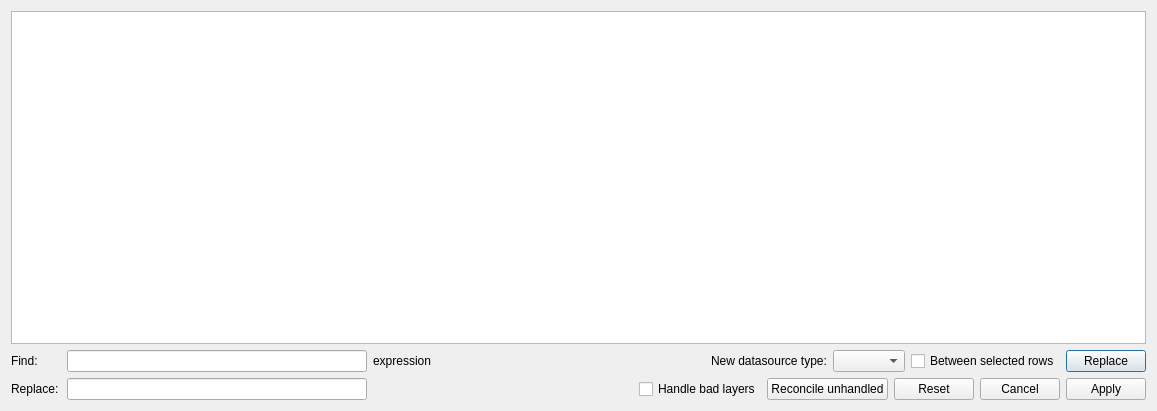
<?xml version="1.0" encoding="UTF-8"?>
<ui version="4.0">
 <class>changeDataSourceDialogBase</class>
 <widget class="QDialog" name="changeDataSourceDialogBase">
  <property name="geometry">
   <rect>
    <x>0</x>
    <y>0</y>
    <width>1157</width>
    <height>411</height>
   </rect>
  </property>
  <property name="windowTitle">
   <string>Change datasource</string>
  </property>
  <layout class="QVBoxLayout" name="verticalLayout">
   <item>
    <widget class="QTableWidget" name="layerTable">
     <property name="alternatingRowColors">
      <bool>true</bool>
     </property>
     <property name="selectionMode">
      <enum>QAbstractItemView::ExtendedSelection</enum>
     </property>
     <property name="selectionBehavior">
      <enum>QAbstractItemView::SelectRows</enum>
     </property>
     <property name="gridStyle">
      <enum>Qt::DotLine</enum>
     </property>
     <property name="sortingEnabled">
      <bool>true</bool>
     </property>
     <attribute name="horizontalHeaderHighlightSections">
      <bool>false</bool>
     </attribute>
     <attribute name="horizontalHeaderShowSortIndicator" stdset="0">
      <bool>true</bool>
     </attribute>
     <attribute name="verticalHeaderVisible">
      <bool>true</bool>
     </attribute>
    </widget>
   </item>
   <item>
    <layout class="QHBoxLayout" name="horizontalLayout">
     <item>
      <widget class="QLabel" name="label">
       <property name="sizePolicy">
        <sizepolicy hsizetype="Fixed" vsizetype="Preferred">
         <horstretch>0</horstretch>
         <verstretch>0</verstretch>
        </sizepolicy>
       </property>
       <property name="minimumSize">
        <size>
         <width>50</width>
         <height>0</height>
        </size>
       </property>
       <property name="maximumSize">
        <size>
         <width>50</width>
         <height>16777215</height>
        </size>
       </property>
       <property name="text">
        <string>Find:</string>
       </property>
      </widget>
     </item>
     <item>
      <widget class="QLineEdit" name="findEdit">
       <property name="sizePolicy">
        <sizepolicy hsizetype="MinimumExpanding" vsizetype="Preferred">
         <horstretch>0</horstretch>
         <verstretch>0</verstretch>
        </sizepolicy>
       </property>
       <property name="minimumSize">
        <size>
         <width>300</width>
         <height>0</height>
        </size>
       </property>
       <property name="maximumSize">
        <size>
         <width>500</width>
         <height>16777215</height>
        </size>
       </property>
      </widget>
     </item>
     <item>
      <widget class="QLabel" name="label_4">
       <property name="sizePolicy">
        <sizepolicy hsizetype="Fixed" vsizetype="Preferred">
         <horstretch>0</horstretch>
         <verstretch>0</verstretch>
        </sizepolicy>
       </property>
       <property name="text">
        <string>expression</string>
       </property>
      </widget>
     </item>
     <item>
      <widget class="QgsFieldExpressionWidget" name="mFieldExpressionWidget">
       <property name="sizePolicy">
        <sizepolicy hsizetype="MinimumExpanding" vsizetype="Preferred">
         <horstretch>0</horstretch>
         <verstretch>0</verstretch>
        </sizepolicy>
       </property>
       <property name="minimumSize">
        <size>
         <width>150</width>
         <height>0</height>
        </size>
       </property>
      </widget>
     </item>
     <item>
      <widget class="QLabel" name="label_3">
       <property name="sizePolicy">
        <sizepolicy hsizetype="Fixed" vsizetype="Fixed">
         <horstretch>0</horstretch>
         <verstretch>0</verstretch>
        </sizepolicy>
       </property>
       <property name="text">
        <string>New datasource type:</string>
       </property>
      </widget>
     </item>
     <item>
      <widget class="QComboBox" name="datasourceCombo">
       <property name="sizePolicy">
        <sizepolicy hsizetype="Fixed" vsizetype="Fixed">
         <horstretch>0</horstretch>
         <verstretch>0</verstretch>
        </sizepolicy>
       </property>
      </widget>
     </item>
     <item>
      <widget class="QCheckBox" name="onlySelectedCheck">
       <property name="sizePolicy">
        <sizepolicy hsizetype="Fixed" vsizetype="Fixed">
         <horstretch>0</horstretch>
         <verstretch>0</verstretch>
        </sizepolicy>
       </property>
       <property name="text">
        <string>Between selected rows</string>
       </property>
      </widget>
     </item>
     <item>
      <widget class="QPushButton" name="replaceButton">
       <property name="sizePolicy">
        <sizepolicy hsizetype="Fixed" vsizetype="Fixed">
         <horstretch>0</horstretch>
         <verstretch>0</verstretch>
        </sizepolicy>
       </property>
       <property name="text">
        <string>Replace</string>
       </property>
      </widget>
     </item>
    </layout>
   </item>
   <item>
    <layout class="QHBoxLayout" name="horizontalLayout_2">
     <item>
      <widget class="QLabel" name="label_2">
       <property name="sizePolicy">
        <sizepolicy hsizetype="Fixed" vsizetype="Preferred">
         <horstretch>0</horstretch>
         <verstretch>0</verstretch>
        </sizepolicy>
       </property>
       <property name="minimumSize">
        <size>
         <width>50</width>
         <height>0</height>
        </size>
       </property>
       <property name="maximumSize">
        <size>
         <width>50</width>
         <height>16777215</height>
        </size>
       </property>
       <property name="text">
        <string>Replace:</string>
       </property>
      </widget>
     </item>
     <item>
      <widget class="QLineEdit" name="replaceEdit">
       <property name="sizePolicy">
        <sizepolicy hsizetype="MinimumExpanding" vsizetype="Preferred">
         <horstretch>0</horstretch>
         <verstretch>0</verstretch>
        </sizepolicy>
       </property>
       <property name="minimumSize">
        <size>
         <width>300</width>
         <height>0</height>
        </size>
       </property>
       <property name="maximumSize">
        <size>
         <width>500</width>
         <height>16777215</height>
        </size>
       </property>
      </widget>
     </item>
     <item>
      <spacer name="horizontalSpacer">
       <property name="orientation">
        <enum>Qt::Horizontal</enum>
       </property>
       <property name="sizeType">
        <enum>QSizePolicy::MinimumExpanding</enum>
       </property>
       <property name="sizeHint" stdset="0">
        <size>
         <width>200</width>
         <height>20</height>
        </size>
       </property>
      </spacer>
     </item>
     <item>
      <widget class="QCheckBox" name="handleBadLayersCheckbox">
       <property name="sizePolicy">
        <sizepolicy hsizetype="Fixed" vsizetype="Fixed">
         <horstretch>0</horstretch>
         <verstretch>0</verstretch>
        </sizepolicy>
       </property>
       <property name="text">
        <string>Handle bad layers</string>
       </property>
      </widget>
     </item>
     <item>
      <widget class="QPushButton" name="reconcileButton">
       <property name="text">
        <string>Reconcile unhandled</string>
       </property>
      </widget>
     </item>
     <item>
      <widget class="QDialogButtonBox" name="buttonBox">
       <property name="sizePolicy">
        <sizepolicy hsizetype="Fixed" vsizetype="Fixed">
         <horstretch>0</horstretch>
         <verstretch>0</verstretch>
        </sizepolicy>
       </property>
       <property name="orientation">
        <enum>Qt::Horizontal</enum>
       </property>
       <property name="standardButtons">
        <set>QDialogButtonBox::Apply|QDialogButtonBox::Cancel|QDialogButtonBox::Reset</set>
       </property>
      </widget>
     </item>
    </layout>
   </item>
  </layout>
 </widget>
 <customwidgets>
  <customwidget>
   <class>QgsFieldExpressionWidget</class>
   <extends>QWidget</extends>
   <header>qgsfieldexpressionwidget.h</header>
  </customwidget>
 </customwidgets>
 <resources/>
 <connections>
  <connection>
   <sender>buttonBox</sender>
   <signal>accepted()</signal>
   <receiver>changeDataSourceDialogBase</receiver>
   <slot>accept()</slot>
   <hints>
    <hint type="sourcelabel">
     <x>20</x>
     <y>20</y>
    </hint>
    <hint type="destinationlabel">
     <x>20</x>
     <y>20</y>
    </hint>
   </hints>
  </connection>
  <connection>
   <sender>buttonBox</sender>
   <signal>rejected()</signal>
   <receiver>changeDataSourceDialogBase</receiver>
   <slot>reject()</slot>
   <hints>
    <hint type="sourcelabel">
     <x>20</x>
     <y>20</y>
    </hint>
    <hint type="destinationlabel">
     <x>20</x>
     <y>20</y>
    </hint>
   </hints>
  </connection>
 </connections>
</ui>
